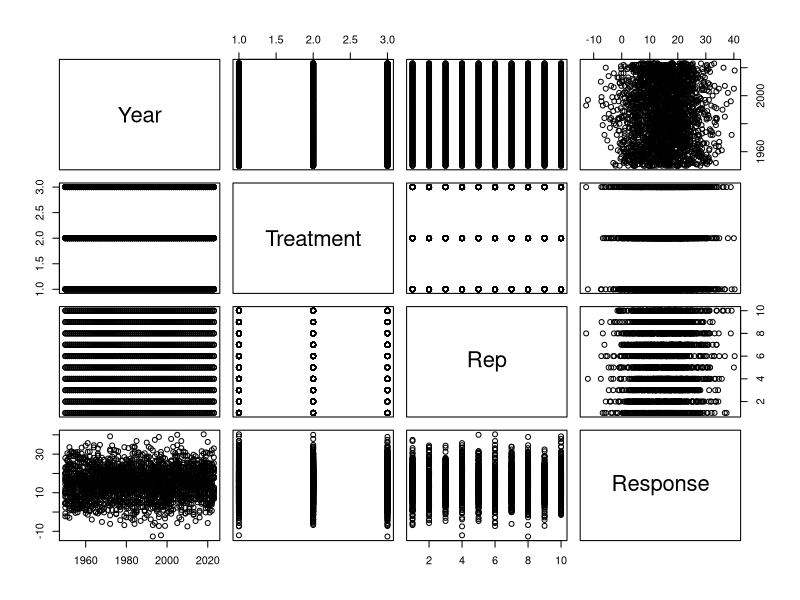
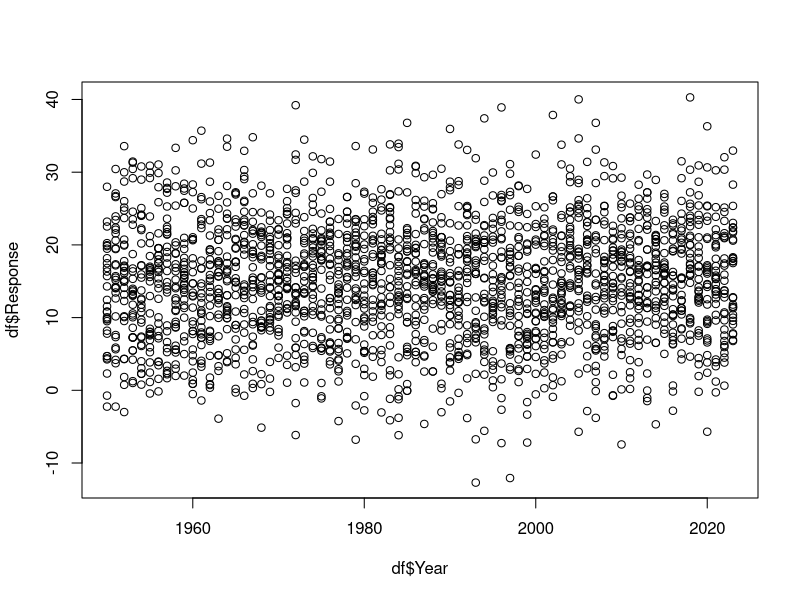
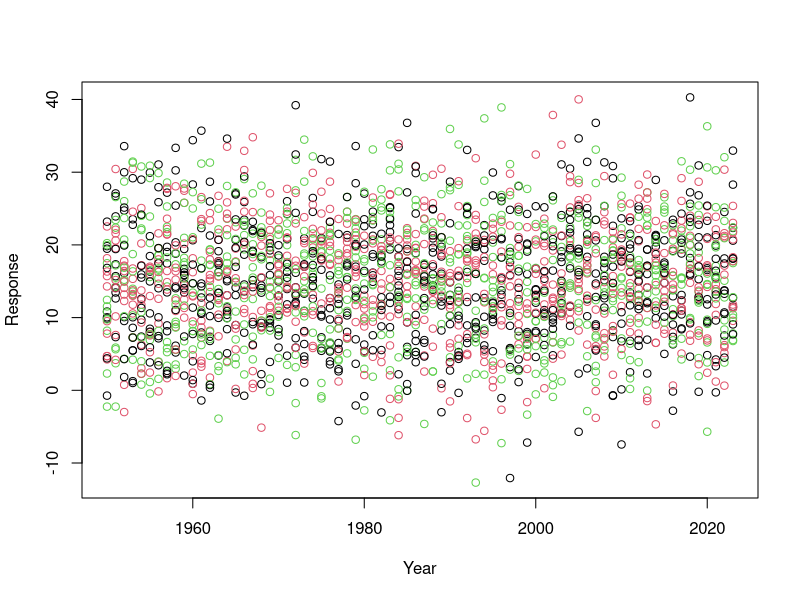
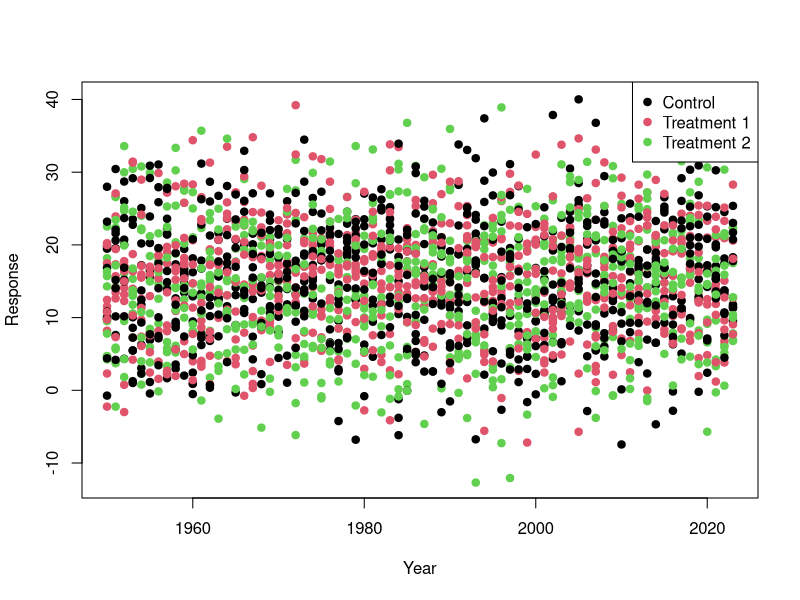
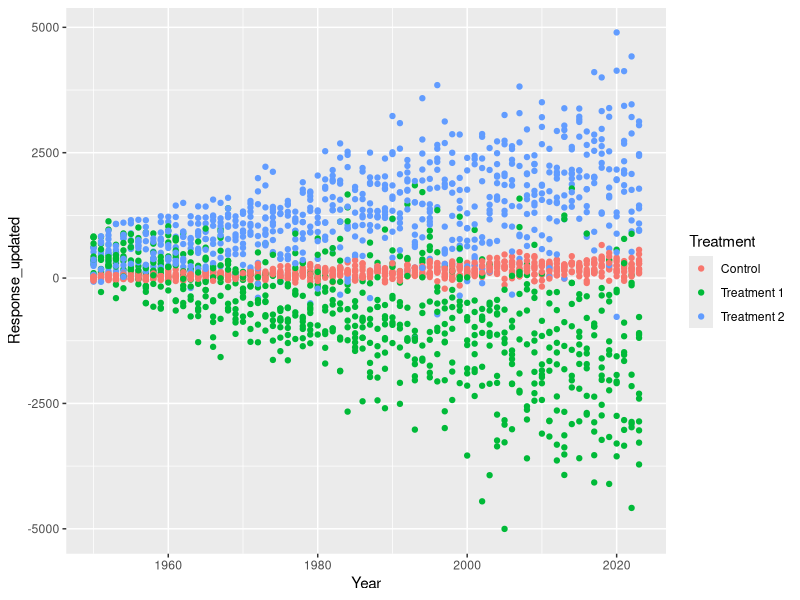
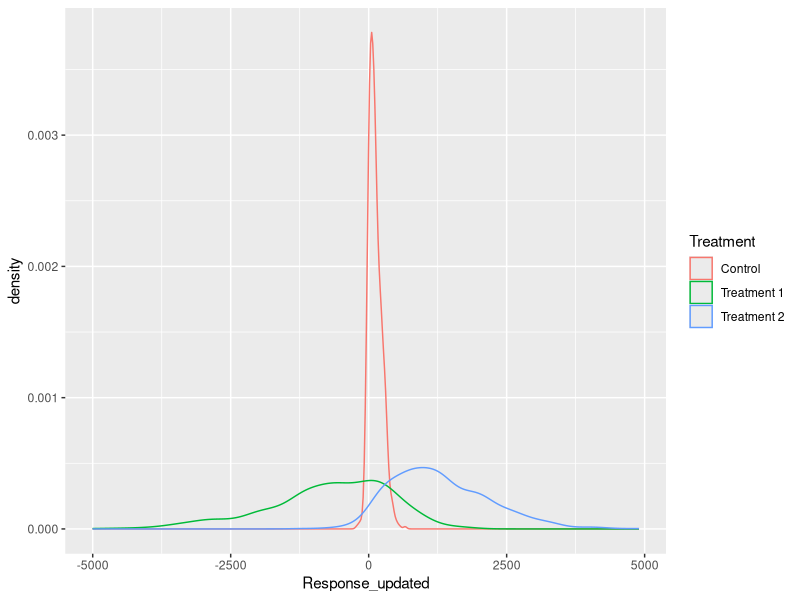
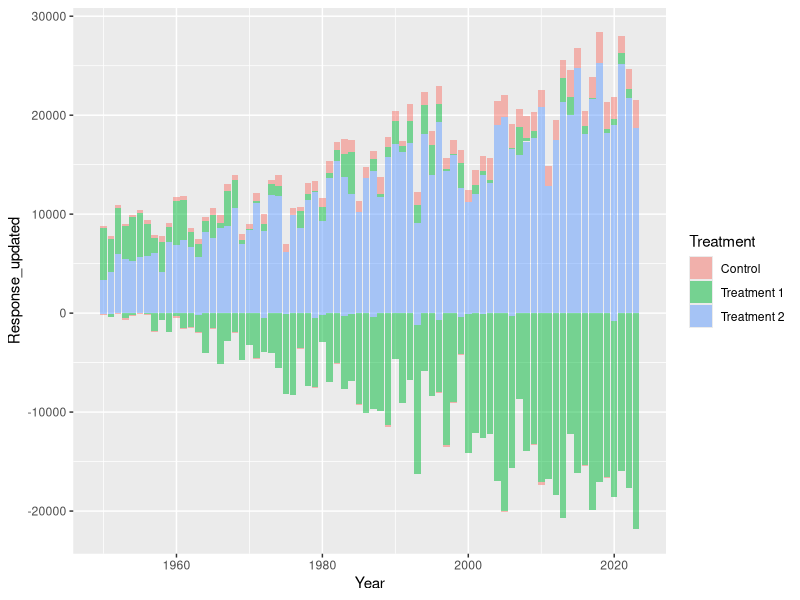
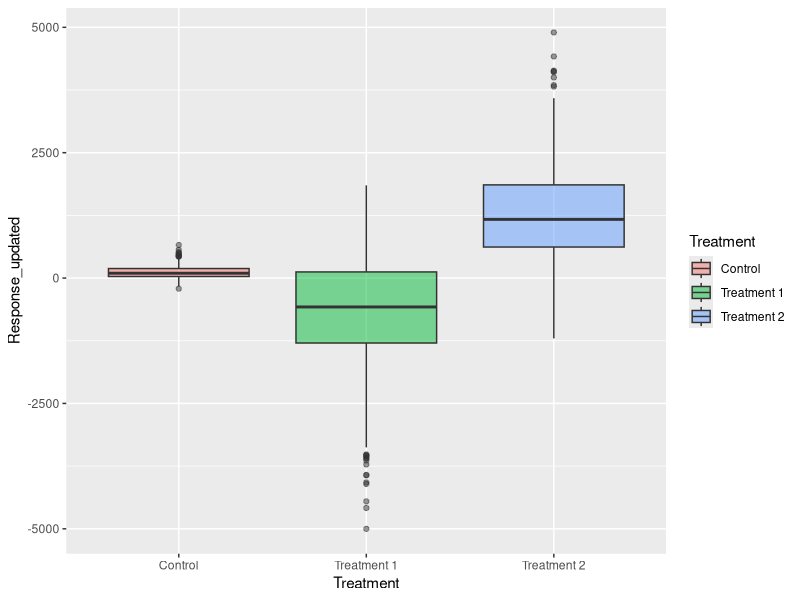

These charts were generated, in order, by the following R code:
## ---- chunk 1

Year <- seq(from=1950,to=2023,by=1)
Treatment <- c("Control","Treatment 1","Treatment 2")
Rep<- seq(from=1,to=10,by=1)

df<-expand.grid(Year=Year,Treatment=Treatment,Rep=Rep)

Response<-rnorm(n=nrow(df),mean = 15,sd=8) 

df$Response<-Response

## ---- chunk 2
plot(df)
## ---- chunk 3
plot(x=df$Year,y=df$Response)
## ---- chunk 4
plot(x=df$Year,
     y=df$Response,
     col=df$Treatment, 
     xlab="Year",
     ylab="Response")
## ---- chunk 5

?plot()

# plot is a common function name 
# so we have to go to the base::plot() section of the help

## ---- chunk 6

plot(x=df$Year,
     y=df$Response,
     col=unique(df$Treatment), 
     xlab="Year",
     ylab="Response",
     pch=19)
legend(x = "topright",          # Position
       legend = unique(df$Treatment),  # Legend texts
       col = c(1,2, 3),           # point colors
       pch=19)                    # point type

## ---- chunk 7
library(tidyverse)

df_1<-df %>% 
  mutate(Response_updated=case_when(
    Treatment=="Control"~jitter(Response)*((Year-1930)/5)-50,
    Treatment=="Treatment 1"~jitter(Response)*((Year-1930)*-2)+1000,
    Treatment=="Treatment 2"~jitter(Response)*((Year-1930)*1.5)-4))

## ---- chunk 8
df_1_summary<-df_1 %>% 
  group_by(Treatment) %>% 
  summarise(MeanResponse=mean(Response_updated),
            SDResponse=sd(Response_updated))

df_1_summary

df_1_summary_year<-df_1 %>% 
  group_by(Treatment,Year) %>% 
  summarise(MeanResponse=mean(Response_updated),
            SDResponse=sd(Response_updated))

df_1_summary_year
## ---- chunk 9
ggplot(data=df_1,
       mapping=aes(x=Year,
                   y=Response_updated,
                   colour=Treatment))+
  geom_point()

## ---- chunk 10
ggplot(df_1,aes(x=Response_updated,colour=Treatment))+
  geom_density()

ggplot(df_1,aes(x=Year,y=Response_updated,fill=Treatment))+
  geom_col(alpha=0.5)

ggplot(df_1,aes(x=Treatment,y=Response_updated,fill=Treatment))+
  geom_boxplot(alpha=0.5)

## ---- chunk 11
ggplot()+
  geom_point(data=df_1,mapping=aes(x=Year,y=Response_updated,colour=Treatment),
             alpha=0.4)+
  geom_ribbon(data=df_1_summary_year,mapping=aes(x=Year,ymax=MeanResponse+SDResponse,
                                                 ymin=MeanResponse-SDResponse,fill=Treatment),
              alpha=0.4)+
  geom_line(data=df_1_summary_year,mapping=aes(x=Year,y=MeanResponse,colour=Treatment))
## ---- chunk 12
ggplot()+
  geom_point(data=df_1,mapping=aes(x=Year,y=Response_updated,colour=Treatment),
             alpha=0.4)+
  geom_ribbon(data=df_1_summary_year,mapping=aes(x=Year,ymax=MeanResponse+SDResponse,
                                                 ymin=MeanResponse-SDResponse,fill=Treatment),
              alpha=0.4)+
  geom_line(data=df_1_summary_year,mapping=aes(x=Year,y=MeanResponse,colour=Treatment))+
  scale_colour_manual(values=c("darkcyan","darkorange","grey30"))+
  scale_fill_manual(values=c("darkcyan","darkorange","grey30"))+
  scale_x_continuous(breaks = c(1955,1982,2010,2023))+ 
  scale_y_reverse()+
  labs(x="Year",y="Response Variable")+
  theme_classic()


## ---- chunk 13
ggplot()+
  geom_point(data=df_1,mapping=aes(x=Year,y=Response_updated,colour=Treatment),
             alpha=0.4)+
  geom_ribbon(data=df_1_summary_year,mapping=aes(x=Year,ymax=MeanResponse+SDResponse,
                                                 ymin=MeanResponse-SDResponse,fill=Treatment),
              alpha=0.4)+
  geom_line(data=df_1_summary_year,mapping=aes(x=Year,y=MeanResponse,colour=Treatment))+
  facet_wrap(~Rep, nrow=2)+
  scale_color_manual(values=c("darkcyan","darkorange","grey30"))+
  scale_fill_manual(values=c("darkcyan","darkorange","grey30"))+
  labs(x="Year",y="Response Variable")+
  theme_classic()
## ---- chunk 14
ggplot()+
  geom_point(data=df_1,mapping=aes(x=Year,y=Response_updated,colour=Treatment),
             alpha=0.4, shape=8)+
  geom_ribbon(data=df_1_summary_year,mapping=aes(x=Year,ymax=MeanResponse+SDResponse,
                                                 ymin=MeanResponse-SDResponse,fill=Treatment),
              alpha=0.4)+
  geom_line(data=df_1_summary_year,mapping=aes(x=Year,y=MeanResponse,colour=Treatment))+
  scale_color_manual(values=c("darkcyan","darkorange","grey30"))+
  scale_fill_manual(values=c("darkcyan","darkorange","grey30"))+
  labs(x="Year",
       y="Response Variable",
       fill="Treatment New Name",
       title= "What a cool plot Title?!", 
       subtitle = "Is it though? The Subtitle is Better.",
       caption= "I think it is cool. So is this Caption."
       )+
  theme_classic()+
  theme(plot.background = element_rect(fill="grey80")
        
        )

ggplot()+
  geom_point(data=df_1,mapping=aes(x=Year,y=Response_updated,colour=Treatment),
             alpha=0.4, shape=8)+
  geom_ribbon(data=df_1_summary_year,mapping=aes(x=Year,ymax=MeanResponse+SDResponse,
                                                 ymin=MeanResponse-SDResponse,fill=Treatment),
              alpha=0.4)+
  geom_line(data=df_1_summary_year,mapping=aes(x=Year,y=MeanResponse,colour=Treatment))+
  scale_color_manual(values=c("darkcyan","darkorange","grey30"))+
  scale_fill_manual(values=c("darkcyan","darkorange","grey30"))+
  labs(x="Year",
       y="Response Variable",
       fill="Treatment New Name",
       title= "What a cool plot Title?!", 
       subtitle = "Is it though? The Subtitle is Better.",
       caption= "I think it is cool. So is this Caption."
       )+
  theme_classic()+
  theme(plot.background = element_rect(fill="grey80"),
        panel.background = element_rect(fill="yellow")
        
        )+
  geom_text(aes(x=1980,y=3000,label="this is text"))

ggplot()+
  geom_point(data=df_1,mapping=aes(x=Year,y=Response_updated,colour=Treatment),
             alpha=0.4, shape=8)+
  geom_ribbon(data=df_1_summary_year,mapping=aes(x=Year,ymax=MeanResponse+SDResponse,
                                                 ymin=MeanResponse-SDResponse,fill=Treatment),
              alpha=0.4)+
  geom_line(data=df_1_summary_year,mapping=aes(x=Year,y=MeanResponse,colour=Treatment))+
  scale_color_manual(values=c("darkcyan","darkorange","grey30"))+
  scale_fill_manual(values=c("darkcyan","darkorange","grey30"))+
  labs(x="Year",
       y="Response Variable",
       fill="Treatment New Name",
       title= "What a cool plot Title?!", 
       subtitle = "Is it though? The Subtitle is Better.",
       caption= "I think it is cool. So is this Caption."
       )+
  theme_classic()+
  theme(plot.background = element_rect(fill="grey80"),
        panel.background = element_rect(fill="yellow"),
        panel.grid.major.x= element_line(colour = "red",linetype = "dotted",linewidth =1)
        
        )+
  geom_text(aes(x=1980,y=3000,label="this is text"))+
  geom_label(aes(x=1980,y=4000,label="this is a label (has a background)"), colour="purple", fill="navyblue")

ggplot()+
  geom_point(data=df_1,mapping=aes(x=Year,y=Response_updated,colour=Treatment),
             alpha=0.4, shape=8)+
  geom_ribbon(data=df_1_summary_year,mapping=aes(x=Year,ymax=MeanResponse+SDResponse,
                                                 ymin=MeanResponse-SDResponse,fill=Treatment),
              alpha=0.4)+
  geom_line(data=df_1_summary_year,mapping=aes(x=Year,y=MeanResponse,colour=Treatment))+
  scale_color_manual(values=c("darkcyan","darkorange","grey30"))+
  scale_fill_manual(values=c("darkcyan","darkorange","grey30"))+
  labs(x="Year",
       y="Response Variable",
       fill="Treatment New Name",
       title= "What a cool plot Title?!", 
       subtitle = "Is it though? The Subtitle is Better.",
       caption= "I think it is cool. So is this Caption."
       )+
  theme_classic()+
  theme(plot.background = element_rect(fill="grey80"),
        panel.background = element_rect(fill="yellow"),
        panel.grid.major.x= element_line(colour = "red",linetype = "dotted",linewidth =1),
        panel.grid.major.y= element_line(colour = "green",linetype = "dotdash",linewidth =2)
        
        )+
  geom_text(aes(x=1980,y=3000,label="this is text"))+
  geom_label(aes(x=1980,y=4000,label="this is a label (has a background)"), colour="purple", fill="navyblue")+
  geom_segment(aes(x=1960,xend=2020,y=2500,yend=-2500))


ggplot()+
  geom_point(data=df_1,mapping=aes(x=Year,y=Response_updated,colour=Treatment),
             alpha=0.4, shape=8)+
  geom_ribbon(data=df_1_summary_year,mapping=aes(x=Year,ymax=MeanResponse+SDResponse,
                                                 ymin=MeanResponse-SDResponse,fill=Treatment),
              alpha=0.4)+
  geom_line(data=df_1_summary_year,mapping=aes(x=Year,y=MeanResponse,colour=Treatment))+
  scale_color_manual(values=c("darkcyan","darkorange","grey30"))+
  scale_fill_manual(values=c("darkcyan","darkorange","grey30"))+
  labs(x="Year",
       y="Response Variable",
       fill="Treatment New Name",
       title= "What a cool plot Title?!", 
       subtitle = "Is it though? The Subtitle is Better.",
       caption= "I think it is cool. So is this Caption."
       )+
  theme_classic()+
  theme(plot.background = element_rect(fill="grey80"),
        panel.background = element_rect(fill="yellow"),
        panel.grid.major.x= element_line(colour = "red",linetype = "dotted",linewidth =1),
        panel.grid.major.y= element_line(colour = "green",linetype = "dotdash",linewidth =2),
        panel.grid.minor.x= element_line(colour = "blue",linetype = "solid",linewidth =3),
        panel.grid.minor.y= element_line(colour = "pink",linetype = "solid",linewidth =2.5)
        
        )+
  geom_text(aes(x=1980,y=3000,label="this is text"))+
  geom_label(aes(x=1980,y=4000,label="this is a label (has a background)"), colour="purple", fill="navyblue")+
  geom_segment(aes(x=1960,xend=2020,y=2500,yend=-2500))


